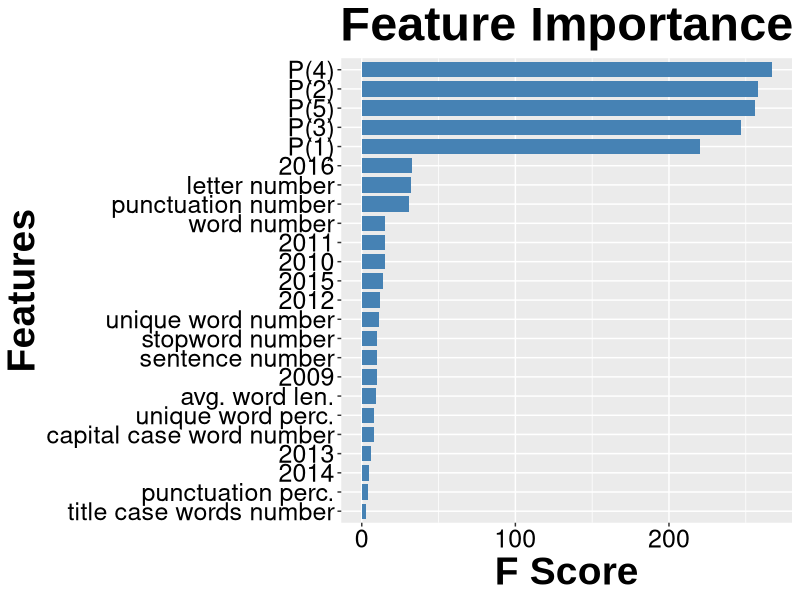

Recreate this plot in R.
library(ggplot2)
library(Cairo)
name = c("P(4)","P(2)","P(5)","P(3)","P(1)","2016","letter number","punctuation number"
         ,"2010","2011","word number","2015","2012","unique word number",
         "2009","sentence number","stopword number","avg. word len.",
         "capital case word number","unique word perc.","2013","2014","punctuation perc.",
         "title case words number")
score = c(267,258,256,247,220,33,32,31,15,15,15,14,12,11,10,10,10,9,8,8,6,5,4,3)
importance = data.frame(name,score)
importance$name = factor(importance$name,levels = importance$name[order(importance$score)])


CairoPNG("feature importance.png", width = 1280, height = 720)
ggplot(data=importance, aes(x=name, y=score))+
  geom_bar(stat="identity",width = 0.8,fill="steelblue")+ xlab("Features") +ylab("F Score")+ 
  coord_flip() +
  #geom_text(aes(label=score), position = position_stack(vjust = 1.1), size=3)
  ggtitle("Feature Importance")+
  theme_gray()+
  theme(plot.title = element_text(color="black", size=35,family="Arial",face="bold",hjust = 0.5),
        axis.title.x = element_text(color="black", family="Arial",face="bold",size=28),
        axis.title.y = element_text(color="black",family="Arial", face="bold",size=28),
        axis.text.x = element_text(color="black", size=18),
        axis.text.y = element_text(color="black", size=18))
dev.off()
       
